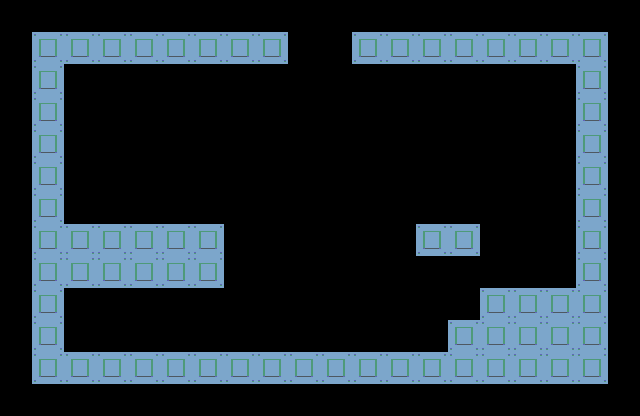

Rendered tile map (Tiled .tmx) drawn with the repository's tilesets; below, a short description and the map source with its tile grids summarised:
An orthogonal 20x13 tile map with 32x32 px tiles, 1 tile layer (tile), 3 tilesets and 10 objects (oPlayerSpawn, oTeleport, oObjective).

<map version="1.2" tiledversion="1.3.1" orientation="orthogonal" renderorder="right-down" compressionlevel="0" width="20" height="13" tilewidth="32" tileheight="32" infinite="0" nextlayerid="3" nextobjectid="24">
 <editorsettings>
  <export target="rm_hub.room.gmx" format="gmx" />
 </editorsettings>
 <properties>
  <property name="speed" type="int" value="60" />
 </properties>
 <tileset firstgid="1" source="tiles.tsx" />
 <tileset firstgid="2" name="objects" tilewidth="64" tileheight="64" tilecount="6" columns="0">
  <grid orientation="orthogonal" width="1" height="1" />
  <tile id="0">
   <image width="32" height="32" source="../SPR/plr_single.png" />
  </tile>
  <tile id="1">
   <image width="32" height="32" source="../SPR/tile_door.png" />
  </tile>
  <tile id="2">
   <image width="32" height="32" source="../SPR/tile_teleport_single.png" />
  </tile>
  <tile id="3">
   <image width="32" height="32" source="../SPR/item_pickup.png" />
  </tile>
  <tile id="4">
   <image width="32" height="32" source="../SPR/enemy_single.png" />
  </tile>
  <tile id="5">
   <image width="64" height="64" source="../SPR/tile_objective.png" />
  </tile>
 </tileset>
 <tileset firstgid="8" source="objects.tsx" />
 <layer id="1" name="tile" width="20" height="13">
  <data>[260 cells, 71 non-empty, 1 distinct tile ids]</data>
 </layer>
 <objectgroup id="2" name="obj">
  <object id="3" name="PLAYER SPAWN" type="oPlayerSpawn" gid="2" x="320" y="0" width="32" height="32" />
  <object id="4" template="temp/oDoor.tx" x="96" y="352">
   <properties>
    <property name="code">dest = rm_down1;
doorID = 1;</property>
   </properties>
  </object>
  <object id="8" template="temp/oRoom.tx" x="0" y="0">
   <properties>
    <property name="code">title = "THE LOBBY";
subtitle = "WELCOME";</property>
   </properties>
  </object>
  <object id="9" template="temp/oDoor.tx" x="96" y="224">
   <properties>
    <property name="code">dest = rm_up_lobby;
doorID = 42;</property>
   </properties>
  </object>
  <object id="13" template="temp/oKNT.tx" x="0" y="-64" />
  <object id="15" name="TP" type="oTeleport" gid="4" x="224" y="352" width="32" height="32" />
  <object id="16" template="temp/oDoor.tx" x="512" y="288">
   <properties>
    <property name="code">dest = rm_side_lobby;
doorID = 84;</property>
   </properties>
  </object>
  <object id="18" template="temp/view.tx" x="0" y="0" />
  <object id="19" template="temp/oDoor.tx" x="384" y="352">
   <properties>
    <property name="code">dest = rm_debug;
doorID = 128;</property>
   </properties>
  </object>
  <object id="23" name="OBJECTIVE" type="oObjective" gid="13" x="288" y="352" width="64" height="64" />
 </objectgroup>
</map>